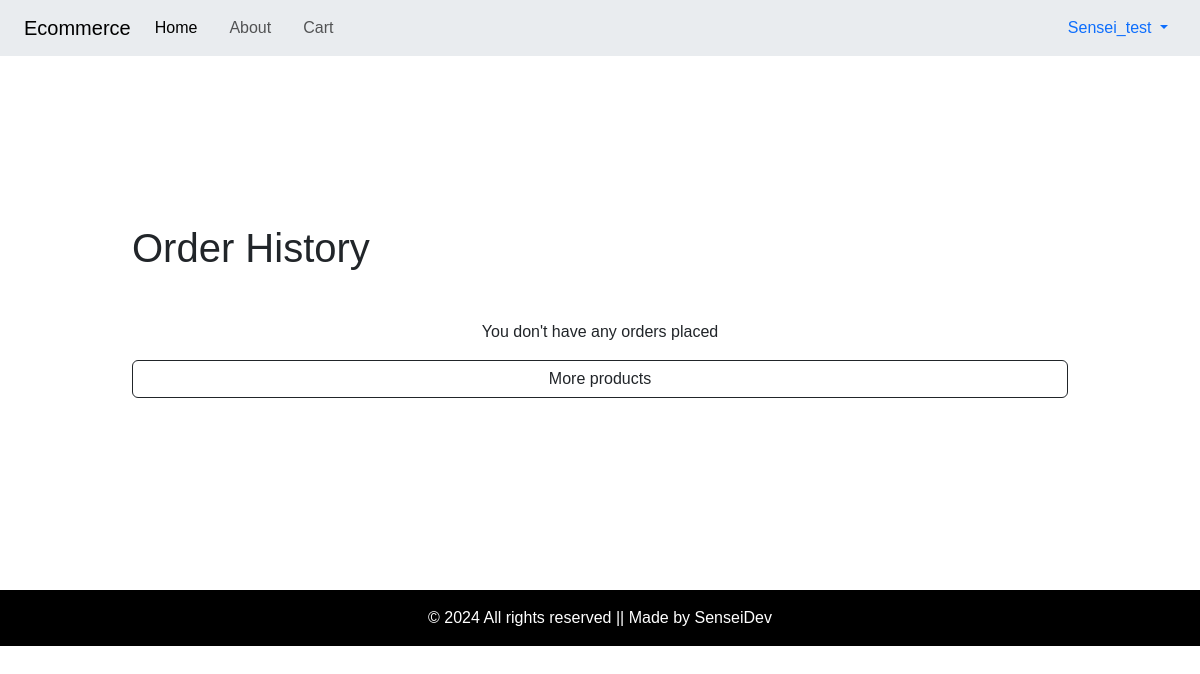
The app's page /order/history/ (signed in), older data.
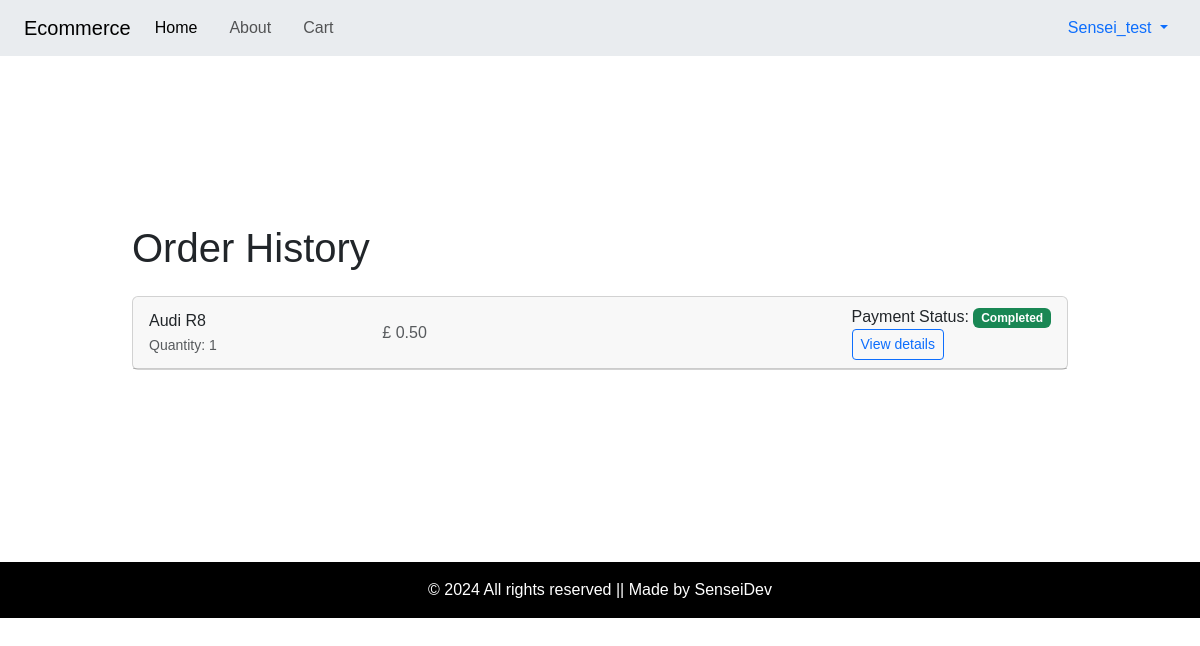
The same page, newer data.
### main/models.py (models this page shows, shortened)
class OrderItem(models.Model):
    order = models.ForeignKey(Order, on_delete=models.CASCADE, related_name='items')
    product = models.ForeignKey(Product, on_delete=models.CASCADE)
    quantity = models.PositiveIntegerField(default=1)

class Product(models.Model):
    name = models.CharField(max_length=250)
    category = models.ForeignKey(Category, related_name='products', on_delete=models.CASCADE)
    slug = models.SlugField(unique=True)
    image = models.ImageField(upload_to='products/')
    description = models.TextField()
    price = models.DecimalField(max_digits=9, decimal_places=2)
    available = models.BooleanField(default=True)
    stock = models.PositiveIntegerField()
    created_at = models.DateTimeField(auto_now_add=True)
    updated_at = models.DateTimeField(auto_now=True)

class Order(models.Model):
    user = models.ForeignKey(User, on_delete=models.CASCADE)
    products = models.ManyToManyField(Product, through='OrderItem')
    created_at = models.DateTimeField(auto_now_add=True)
    updated_at = models.DateTimeField(auto_now=True)
    total_price = models.DecimalField(max_digits=10, decimal_places=2)

class Payment(models.Model):
    PAYMENT_METHODS = [
        ('credit_card', 'Credit Card'),
        ('debit_card', 'Debit Card'),
        ('paypal', 'Paypal'),
        ('stripe', 'Stripe'),
        ('visa', 'Visa'),
        ('mastercard', 'MasterCard'),
    ]
    PAYMENT_STATUS = [
        ('pending', 'Pending'),
        ('completed', 'Completed'),
        ('failed', 'Failed Transaction'),
        ('refunded', 'Refunded'),
    ]
    user = models.ForeignKey(User, on_delete=models.CASCADE, related_name = 'payments')
    order = models.OneToOneField(Order, on_delete=models.CASCADE, related_name = 'payment')
    payment_method = models.CharField(max_length=20, choices=PAYMENT_METHODS)
    payment_status = models.CharField(max_length=20, choices=PAYMENT_STATUS, default='pending')
    transaction_id = models.CharField(max_length=200, unique=True, null=True, blank=True)
    amount = models.DecimalField(max_digits=10, decimal_places=2)
    create_at = models.DateTimeField(auto_now_add=True)
    updated_at = models.DateTimeField(auto_now=True)

### main/views.py (the view)
# urls.py: path('order/history/', order_history, name='order_history'),
@login_required
def order_history(request):
    orders = Order.objects.filter(user=request.user).select_related('payment').prefetch_related(
        'products',
        'items',
    ).order_by('-created_at')
    return render(request, "order_history.html", {"orders": orders})

### main/templates/order_history.html (shortened to what this page needs)
{% extends "main.html" %}
{% block content %}
<div class="container py-5">
    <h1 class="mb-4"> Order History </h1>
    {% if orders %}
    {% for order in orders %}
    <div class="card mb-4">
        <div class="card-header">
            {% for item in order.items.all %}
            <div class="d-flex justify-content-between align-items-center flex-wrap">
                <div class="me-4">
                    <p class="my-0">{{ item.product.name }}</p>
                    <small class="text-muted"> Quantity: {{ item.quantity }}</small>
                </div>
                <div class="text-muted"> £ {{ item.product.price }}
                </div>
                <br>
                {% endfor %}
                <div class="d-flex justify-content-between align-items-end flex-wrap">
                    <div>
                        <p class="mb-0"> Payment Status:
                            <spam class="badge {% if order.payment.payment_status == 'completed'%}bg-success{% elif order.payment.payment_status == 'pending'%}bg-warning{% else %}bg-danger {% endif %}">
                                {{ order.payment.payment_status | title }}
                            </spam>
                        </p>
                        <a href="{% url 'order_confirmation' order.id %}"
                            class="btn btn-outline-primary btn-sm mt-2 mt-md-0"> View details </a>
                    </div>
                </div>
            </div>
        </div>
    </div>
    {% endfor %}
    {% else %}
    <div class="text-center py-4">
        <p> You don't have any orders placed </p>
        <a href="{% url 'product_list' %}"
            class="btn btn-outline-dark w-100">
            More products
        </a>
    </div>
    {% endif %}
</div>
</div>
{% endblock content %}

Row changes from the older to the newer data that the page shows:
added Order: payment.payment_status "Completed"
added OrderItem: product.name "Audi R8", quantity "1", product.price "0.50"
Text that changed along with them:
text no longer shown: "You don't have any orders placed More products"
